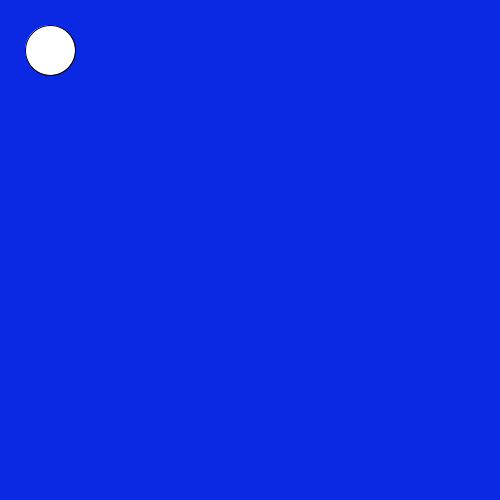
Frame 1 (no input)
Frame 60 (the mouse pressed at the canvas centre just before this capture): identical to frame 1, image omitted
Frame 120 (the mouse held since frame 60 and released just before this capture): identical to frame 1, image omitted

The Processing sketch that drew this single still picture (run headless with seeded random() and noise(); from frame 60 on, the mouse is pressed at the canvas centre):

// Processing sketch: slippery_dot
// ── slippery_dot.pde
/*** When you are done, this program will draw an ellipse 
     that jumps to new location each time you click on it.
***/
 
 // 1. Create three integer variables to represent the x, y, and the size of the ellipse
      int x = 50;
      int y = 50;
      int ellipse = 50;
    void setup() {
      
      // 2. Set the size of your sketch
    size(500, 500);
    }
    
    void draw() {
    
      // 3. Set the background color of your sketch
      background(#0B29E3);
      // 4. Draw an ellipse using the variables created at the top of the sketch for the location and size of your ellipse. 
      //    Make sure it fits in the window. Change the variables if it does not.
    ellipse(x, y, 50, 50);
    
    }
    
    /******** This method gets called automatically when you press the mouse ************/
    void mousePressed() {
      //5. Create an integer variable called distance
      int distance;
      distance = getDistanceFromMouse(x, y);
      //6. The getDistanceFromMouse() method below returns a number.
      //   Set the value of your distance variable to the value returned by the getDistance method
      //   You will need to pass the x and y location of your ellipse to this method.
        
        
          
      //7.  Use an if statement to check if your distance variable is < the radius of the ellipse
      //    If it is, make a new x AND y for the ellipse, for a new random location on the window
      //    Hint: Use code like this      x = (int) random(width);
       if (distance < 25) {
          x = (int)random(width);
          
        }
      
    }
    
    /********  This method gives you the number of pixels between the mouse and the x,y point ***********/
    int getDistanceFromMouse(int x, int y) {
      return (int)Math.sqrt(Math.pow((mouseX-x),2) + Math.pow((mouseY-y),2));
    }
